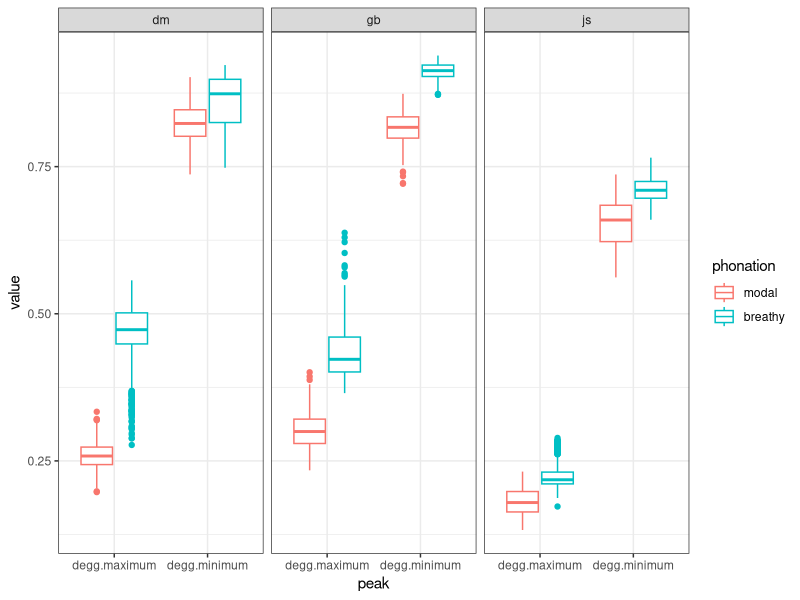
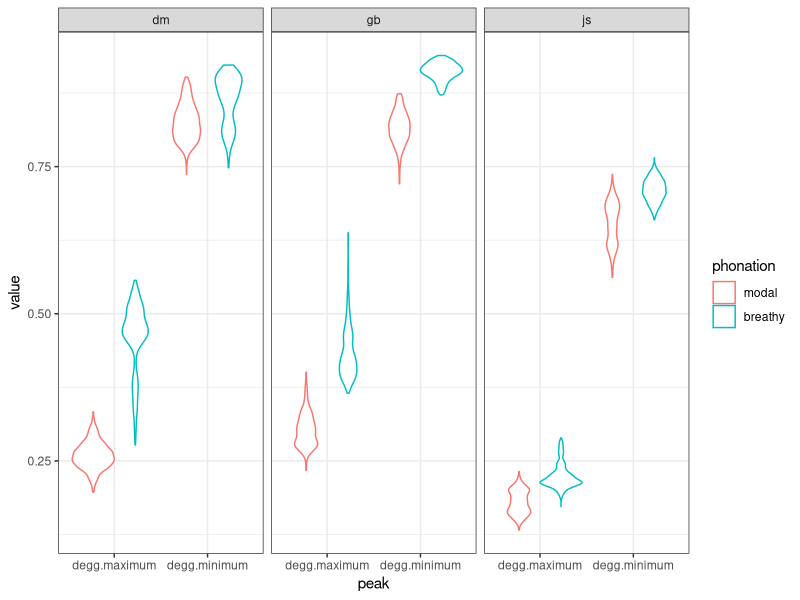
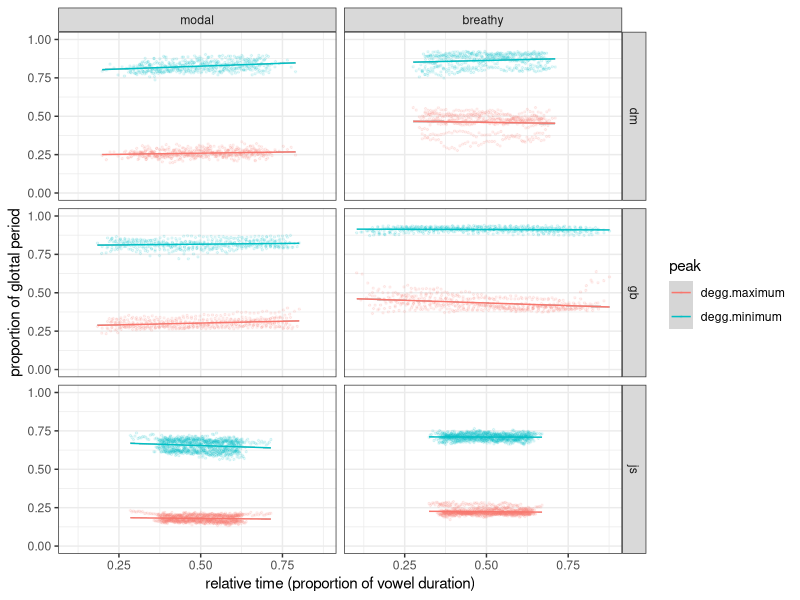
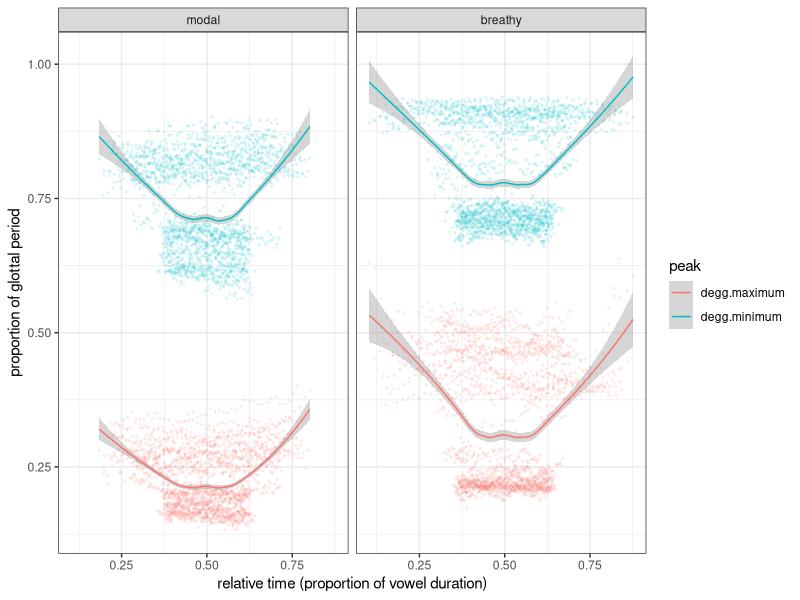
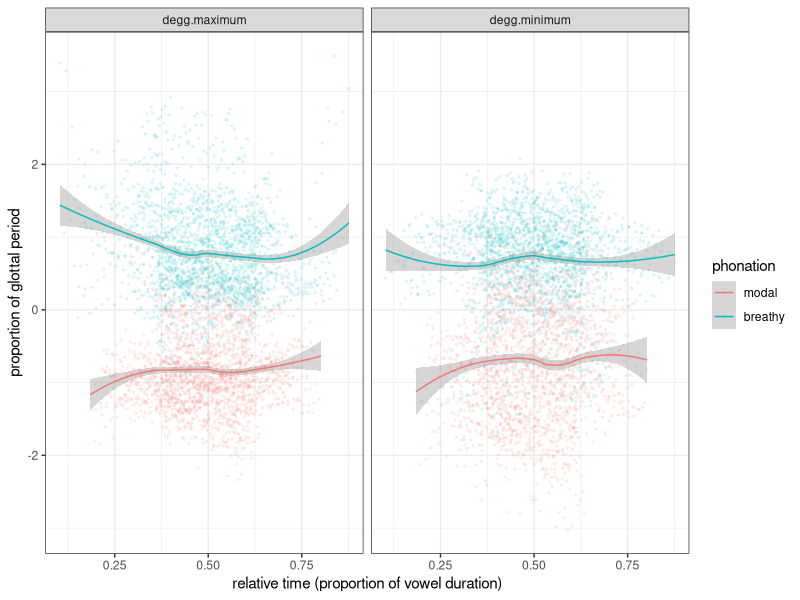
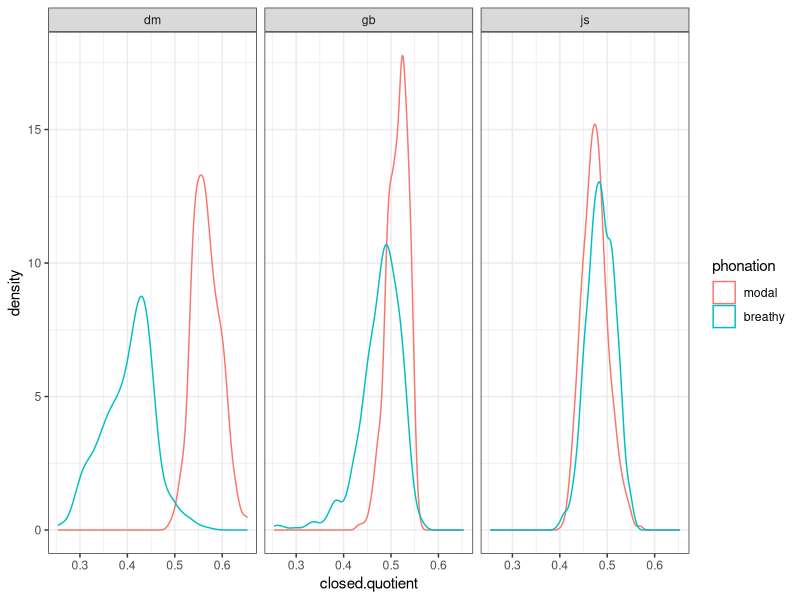
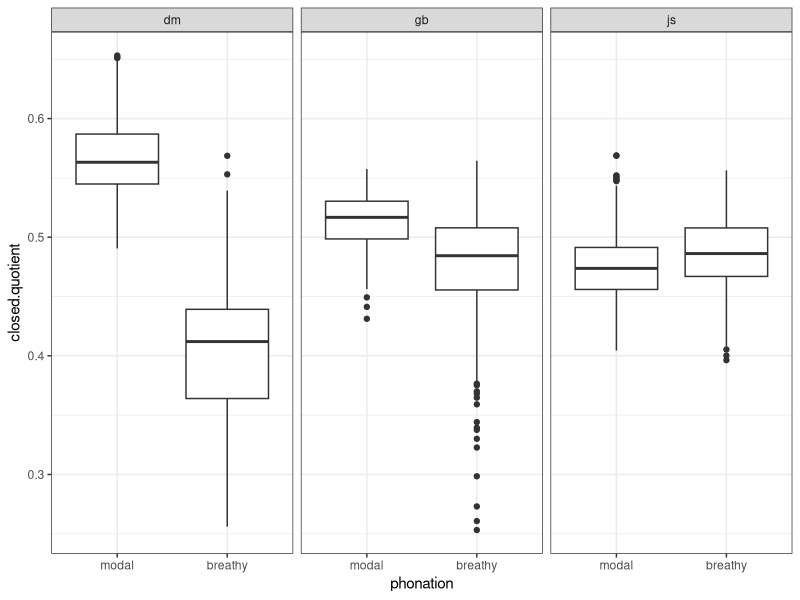

Write R code to recreate these figures, in order. (Note: this script raises an error after producing the figures.)
## ---- chunk 1
knitr::opts_chunk$set(echo = TRUE)
knitr::opts_knit$set(root.dir = normalizePath("../../"))
library(tidyverse)
theme_set(theme_bw())
library(lmerTest)
library(effects)
library(afex)
## ---- chunk 2
degg.tracing <- read_csv("./tracegram-pilot/results/results.csv") %>%
    separate(file, c("speaker", "phonation")) %>%
    mutate_if(is.character, as.factor) %>%
    mutate(phonation = factor(phonation, levels = c("modal", "breathy"))) %>%
    gather(peak, value, degg.maximum:degg.minimum)

degg.tracing.norm <- read_csv("./tracegram-pilot/results/results.csv") %>%
    separate(file, c("speaker", "phonation")) %>%
    mutate_if(is.character, as.factor) %>%
    mutate(phonation = factor(phonation, levels = c("modal", "breathy")))%>%
    group_by(speaker) %>%
    mutate(maximum.norm = scale(degg.maximum),
           minimum.norm = scale(degg.minimum)) %>%
    gather(peak, value.norm, maximum.norm:minimum.norm)

value.norm <- degg.tracing.norm$value.norm
degg.tracing <- cbind(degg.tracing, value.norm)

quotient <- read_csv("./tracegram-pilot/results/results.csv") %>%
    separate(file, c("speaker", "phonation")) %>%
    mutate_if(is.character, as.factor) %>%
    mutate(phonation = factor(phonation, levels = c("modal", "breathy")),
           closed.quotient = degg.minimum - degg.maximum
           )
## ---- chunk 3
ggplot(degg.tracing, aes(peak, value, colour = phonation)) +
    geom_boxplot() +
    facet_grid(. ~ speaker)
## ---- chunk 4
ggplot(degg.tracing, aes(peak, value, colour = phonation)) +
    geom_violin() +
    facet_grid(. ~ speaker)
## ---- chunk 5
ggplot(degg.tracing, aes(time, value, colour = peak)) +
    geom_point(size = 0.5, alpha = 0.1) +
    geom_smooth(size = 0.5, method = "lm") +
    xlab("relative time (proportion of vowel duration)") +
    ylab("proportion of glottal period") +
    facet_grid(speaker ~ phonation) +
    ylim(0, 1)
## ---- chunk 6
ggplot(degg.tracing, aes(time, value, colour = peak)) +
    geom_point(size = 0.5, alpha = 0.1) +
    geom_smooth(size = 0.5, method = "loess") +
    xlab("relative time (proportion of vowel duration)") +
    ylab("proportion of glottal period") +
    facet_grid(. ~ phonation)
## ---- chunk 7
ggplot(degg.tracing, aes(time, value.norm, colour = phonation)) +
    geom_point(size = 0.5, alpha = 0.1) +
    geom_smooth(size = 0.5, method = "loess") +
    xlab("relative time (proportion of vowel duration)") +
    ylab("proportion of glottal period") +
    facet_grid(. ~ peak)
## ---- chunk 8
ggplot(quotient, aes(closed.quotient, colour = phonation)) +
    geom_density() +
    facet_grid(. ~ speaker)
## ---- chunk 9
ggplot(quotient, aes(phonation, closed.quotient)) +
    geom_boxplot() +
    facet_grid(. ~ speaker)
## ---- chunk 10
quotient.lmer <- lmer(
    closed.quotient ~
        phonation +
        (1 + phonation|speaker),
    data = quotient
)

summary(quotient.lmer)
## ---- chunk 11
quotient.lmer.null <- lmer(
    closed.quotient ~
        (1 + phonation|speaker),
    data = quotient
)

anova(quotient.lmer.null, quotient.lmer)
## ---- chunk 12
plot(allEffects(quotient.lmer))
## ---- chunk 13
coefficients(quotient.lmer)$speaker
## ---- chunk 14
ggplot(quotient, aes(time, closed.quotient, colour = speaker)) +
    geom_point(alpha = 0.2) +
    facet_grid(phonation ~ .)
## ---- chunk 15
filter(quotient, token == 1) %>%
ggplot(aes(time, closed.quotient, colour = phonation)) +
    geom_point(alpha = 0.2) +
    geom_smooth(method = "lm") +
    facet_grid(. ~ speaker)
